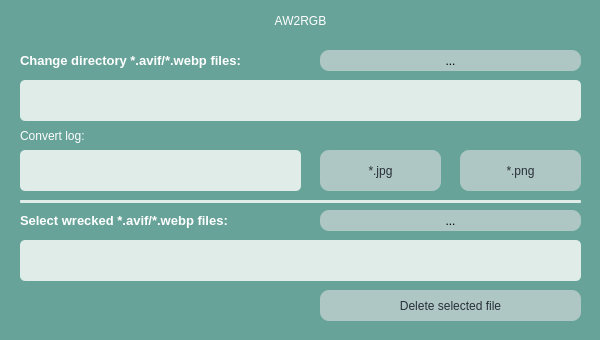
<?xml version="1.0" encoding="UTF-8"?>
<ui version="4.0">
 <class>MainWindow</class>
 <widget class="QMainWindow" name="MainWindow">
  <property name="geometry">
   <rect>
    <x>0</x>
    <y>0</y>
    <width>600</width>
    <height>340</height>
   </rect>
  </property>
  <property name="windowTitle">
   <string>AW2RGB</string>
  </property>
  <property name="windowIcon">
   <iconset>
    <normaloff>image.ico</normaloff>image.ico</iconset>
  </property>
  <property name="styleSheet">
   <string notr="true">background-color: rgb(103, 163, 153);
font: 900 12pt &quot;Segoe UI&quot;;
border-radius: 5px; </string>
  </property>
  <widget class="QWidget" name="centralwidget">
   <property name="styleSheet">
    <string notr="true"/>
   </property>
   <widget class="QLabel" name="dir_change">
    <property name="geometry">
     <rect>
      <x>20</x>
      <y>50</y>
      <width>281</width>
      <height>21</height>
     </rect>
    </property>
    <property name="font">
     <font>
      <family>Segoe UI</family>
      <pointsize>10</pointsize>
      <italic>false</italic>
      <bold>true</bold>
     </font>
    </property>
    <property name="layoutDirection">
     <enum>Qt::LeftToRight</enum>
    </property>
    <property name="styleSheet">
     <string notr="true">background-color: rgb(103, 163, 153);
color: rgb(255, 255, 255);
font: 700 10pt &quot;Segoe UI&quot;;</string>
    </property>
    <property name="text">
     <string>Change directory *.avif/*.webp files:</string>
    </property>
    <property name="textFormat">
     <enum>Qt::AutoText</enum>
    </property>
    <property name="alignment">
     <set>Qt::AlignLeading|Qt::AlignLeft|Qt::AlignVCenter</set>
    </property>
   </widget>
   <widget class="QPushButton" name="pushButton_JPG">
    <property name="geometry">
     <rect>
      <x>320</x>
      <y>150</y>
      <width>121</width>
      <height>41</height>
     </rect>
    </property>
    <property name="styleSheet">
     <string notr="true">QPushButton{
background-color: rgb(174, 199, 196);
color: rgb(40, 47, 57);
font: 900 10pt &quot;Segoe UI&quot;;
border-radius: 9px; 
}
QPushButton:pressed{
background-color: rgb(43, 63, 70);
color: rgb(255, 255, 255);
font: 900 10pt &quot;Segoe UI&quot;;
border-radius: 9px; 
}</string>
    </property>
    <property name="text">
     <string>*.jpg</string>
    </property>
    <property name="autoDefault">
     <bool>false</bool>
    </property>
    <property name="default">
     <bool>false</bool>
    </property>
    <property name="flat">
     <bool>false</bool>
    </property>
   </widget>
   <widget class="QPushButton" name="pushButton_PNG">
    <property name="geometry">
     <rect>
      <x>460</x>
      <y>150</y>
      <width>121</width>
      <height>41</height>
     </rect>
    </property>
    <property name="styleSheet">
     <string notr="true">QPushButton{
background-color: rgb(174, 199, 196);
color: rgb(40, 47, 57);
font: 900 10pt &quot;Segoe UI&quot;;
border-radius: 9px; 
}
QPushButton:pressed{
background-color: rgb(43, 63, 70);
color: rgb(255, 255, 255);
font: 900 10pt &quot;Segoe UI&quot;;
border-radius: 9px; 
}</string>
    </property>
    <property name="text">
     <string>*.png</string>
    </property>
   </widget>
   <widget class="QToolButton" name="dirButton">
    <property name="geometry">
     <rect>
      <x>320</x>
      <y>50</y>
      <width>261</width>
      <height>21</height>
     </rect>
    </property>
    <property name="styleSheet">
     <string notr="true">QToolButton{
background-color: rgb(174, 199, 196);
color: rgb(0, 0, 0);
font: 900 12pt &quot;Segoe UI&quot;;
border-radius: 9px; 
}
QToolButton:pressed{
background-color: rgb(43, 63, 70);
color: rgb(255, 255, 255);
font: 900 12pt &quot;Segoe UI&quot;;
border-radius: 9px; 
}</string>
    </property>
    <property name="text">
     <string>...</string>
    </property>
   </widget>
   <widget class="QListWidget" name="listView_1">
    <property name="geometry">
     <rect>
      <x>20</x>
      <y>80</y>
      <width>561</width>
      <height>41</height>
     </rect>
    </property>
    <property name="styleSheet">
     <string notr="true">background-color: rgb(224, 236, 232);
color: rgb(40, 47, 57);
font: 8pt &quot;Segoe UI&quot;;
border: none;</string>
    </property>
   </widget>
   <widget class="QListWidget" name="listView_2">
    <property name="geometry">
     <rect>
      <x>20</x>
      <y>150</y>
      <width>281</width>
      <height>41</height>
     </rect>
    </property>
    <property name="styleSheet">
     <string notr="true">background-color: rgb(224, 236, 232);
color: rgb(40, 47, 57);
font: 8pt &quot;Segoe UI&quot;;
border: none;</string>
    </property>
   </widget>
   <widget class="QLabel" name="label">
    <property name="geometry">
     <rect>
      <x>20</x>
      <y>0</y>
      <width>561</width>
      <height>41</height>
     </rect>
    </property>
    <property name="styleSheet">
     <string notr="true">color: rgb(255, 255, 255);
font: 900 18pt &quot;Segoe UI&quot;;</string>
    </property>
    <property name="text">
     <string>AW2RGB</string>
    </property>
    <property name="alignment">
     <set>Qt::AlignCenter</set>
    </property>
   </widget>
   <widget class="QLabel" name="label_2">
    <property name="geometry">
     <rect>
      <x>20</x>
      <y>125</y>
      <width>271</width>
      <height>21</height>
     </rect>
    </property>
    <property name="styleSheet">
     <string notr="true">color: rgb(255, 255, 255);
font: 700 10pt &quot;Segoe UI&quot;;</string>
    </property>
    <property name="text">
     <string>Convert log:</string>
    </property>
    <property name="alignment">
     <set>Qt::AlignLeading|Qt::AlignLeft|Qt::AlignVCenter</set>
    </property>
   </widget>
   <widget class="QLabel" name="dir_change_2">
    <property name="geometry">
     <rect>
      <x>20</x>
      <y>210</y>
      <width>281</width>
      <height>21</height>
     </rect>
    </property>
    <property name="font">
     <font>
      <family>Segoe UI</family>
      <pointsize>10</pointsize>
      <italic>false</italic>
      <bold>true</bold>
     </font>
    </property>
    <property name="layoutDirection">
     <enum>Qt::LeftToRight</enum>
    </property>
    <property name="styleSheet">
     <string notr="true">background-color: rgb(103, 163, 153);
color: rgb(255, 255, 255);
font: 700 10pt &quot;Segoe UI&quot;;</string>
    </property>
    <property name="text">
     <string>Select wrecked *.avif/*.webp files:</string>
    </property>
    <property name="textFormat">
     <enum>Qt::AutoText</enum>
    </property>
    <property name="alignment">
     <set>Qt::AlignLeading|Qt::AlignLeft|Qt::AlignVCenter</set>
    </property>
   </widget>
   <widget class="QToolButton" name="dirButton_2">
    <property name="geometry">
     <rect>
      <x>320</x>
      <y>210</y>
      <width>261</width>
      <height>21</height>
     </rect>
    </property>
    <property name="styleSheet">
     <string notr="true">QToolButton{
background-color: rgb(174, 199, 196);
color: rgb(0, 0, 0);
font: 900 12pt &quot;Segoe UI&quot;;
border-radius: 9px; 
}
QToolButton:pressed{
background-color: rgb(43, 63, 70);
color: rgb(255, 255, 255);
font: 900 12pt &quot;Segoe UI&quot;;
border-radius: 9px; 
}</string>
    </property>
    <property name="text">
     <string>...</string>
    </property>
   </widget>
   <widget class="QListWidget" name="listView_3">
    <property name="geometry">
     <rect>
      <x>20</x>
      <y>240</y>
      <width>561</width>
      <height>41</height>
     </rect>
    </property>
    <property name="styleSheet">
     <string notr="true">background-color: rgb(224, 236, 232);
color: rgb(40, 47, 57);
font: 8pt &quot;Segoe UI&quot;;
border: none;</string>
    </property>
   </widget>
   <widget class="QPushButton" name="pushButton_DELETE">
    <property name="geometry">
     <rect>
      <x>320</x>
      <y>290</y>
      <width>261</width>
      <height>31</height>
     </rect>
    </property>
    <property name="styleSheet">
     <string notr="true">QPushButton{
background-color: rgb(174, 199, 196);
color: rgb(40, 47, 57);
font: 900 10pt &quot;Segoe UI&quot;;
border-radius: 9px; 
}
QPushButton:pressed{
background-color: rgb(43, 63, 70);
color: rgb(255, 255, 255);
font: 900 10pt &quot;Segoe UI&quot;;
border-radius: 9px; 
}</string>
    </property>
    <property name="text">
     <string>Delete selected file</string>
    </property>
   </widget>
   <widget class="Line" name="line">
    <property name="geometry">
     <rect>
      <x>20</x>
      <y>200</y>
      <width>561</width>
      <height>3</height>
     </rect>
    </property>
    <property name="styleSheet">
     <string notr="true">background-color: rgb(224, 236, 232);
border-radius: 1px; </string>
    </property>
    <property name="orientation">
     <enum>Qt::Horizontal</enum>
    </property>
   </widget>
  </widget>
 </widget>
 <resources/>
 <connections/>
</ui>
